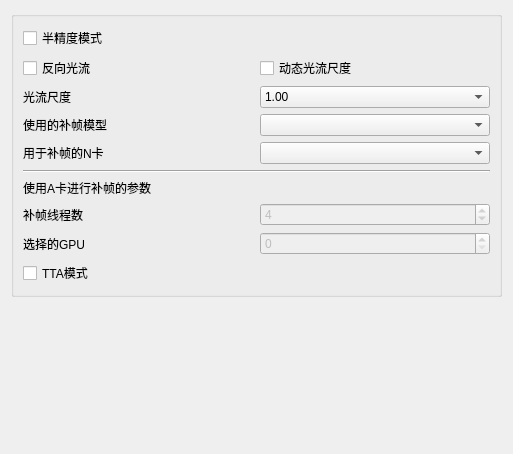
                     <widget class="QWidget" name="RIFESettings">
                      <property name="geometry">
                       <rect>
                        <x>0</x>
                        <y>0</y>
                        <width>513</width>
                        <height>454</height>
                       </rect>
                      </property>
                      <attribute name="label">
                       <string>补帧设置</string>
                      </attribute>
                      <layout class="QGridLayout" name="gridLayout_30">
                       <item row="0" column="0">
                        <widget class="QGroupBox" name="groupBox_6">
                         <property name="title">
                          <string/>
                         </property>
                         <layout class="QGridLayout" name="gridLayout_31">
                          <item row="0" column="0">
                           <layout class="QGridLayout" name="gridLayout_5">
                            <item row="2" column="1">
                             <widget class="MyComboBox" name="InterpScaleSelector">
                              <property name="currentText">
                               <string>1.00</string>
                              </property>
                              <item>
                               <property name="text">
                                <string>1.00</string>
                               </property>
                              </item>
                              <item>
                               <property name="text">
                                <string>0.25</string>
                               </property>
                              </item>
                              <item>
                               <property name="text">
                                <string>0.50</string>
                               </property>
                              </item>
                              <item>
                               <property name="text">
                                <string>2.00</string>
                               </property>
                              </item>
                              <item>
                               <property name="text">
                                <string>4.00</string>
                               </property>
                              </item>
                             </widget>
                            </item>
                            <item row="4" column="0">
                             <widget class="QLabel" name="label_32">
                              <property name="text">
                               <string>用于补帧的N卡</string>
                              </property>
                             </widget>
                            </item>
                            <item row="0" column="1">
                             <layout class="QHBoxLayout" name="horizontalLayout_20"/>
                            </item>
                            <item row="3" column="1">
                             <widget class="MyComboBox" name="ModuleSelector">
                              <property name="toolTip">
                               <string>&lt;html&gt;&lt;head/&gt;&lt;body&gt;&lt;p&gt;&lt;br/&gt;&lt;/p&gt;&lt;/body&gt;&lt;/html&gt;</string>
                              </property>
                             </widget>
                            </item>
                            <item row="3" column="0">
                             <widget class="QLabel" name="label_31">
                              <property name="toolTip">
                               <string>&lt;html&gt;&lt;head/&gt;&lt;body&gt;&lt;p&gt;可以自己定制哦~&lt;/p&gt;&lt;/body&gt;&lt;/html&gt;</string>
                              </property>
                              <property name="text">
                               <string>使用的补帧模型</string>
                              </property>
                              <property name="alignment">
                               <set>Qt::AlignLeading|Qt::AlignLeft|Qt::AlignVCenter</set>
                              </property>
                             </widget>
                            </item>
                            <item row="4" column="1">
                             <widget class="MyComboBox" name="DiscreteCardSelector"/>
                            </item>
                            <item row="2" column="0">
                             <widget class="QLabel" name="InterpScaleReminder">
                              <property name="toolTip">
                               <string>&lt;html&gt;&lt;head/&gt;&lt;body&gt;&lt;p&gt;&lt;span style=&quot; font-weight:600;&quot;&gt;不是越大或者越小越好&lt;/span&gt;&lt;/p&gt;&lt;p&gt;分辨率720p以下视频推荐&lt;span style=&quot; font-weight:600;&quot;&gt;1~2&lt;/span&gt;&lt;/p&gt;&lt;p&gt;分辨率4K及以上视频推荐&lt;span style=&quot; font-weight:600;&quot;&gt;0.25~0.5&lt;/span&gt;&lt;/p&gt;&lt;p&gt;&lt;span style=&quot; font-weight:600;&quot;&gt;其余推荐1.0&lt;/span&gt;&lt;/p&gt;&lt;/body&gt;&lt;/html&gt;</string>
                              </property>
                              <property name="text">
                               <string>光流尺度</string>
                              </property>
                              <property name="alignment">
                               <set>Qt::AlignLeading|Qt::AlignLeft|Qt::AlignVCenter</set>
                              </property>
                             </widget>
                            </item>
                            <item row="0" column="0">
                             <widget class="QCheckBox" name="FP16Checker">
                              <property name="acceptDrops">
                               <bool>true</bool>
                              </property>
                              <property name="toolTip">
                               <string>&lt;html&gt;&lt;head/&gt;&lt;body&gt;&lt;p&gt;处理高分辨率视频时，勾选此项可能会导致画面抖动&lt;/p&gt;&lt;/body&gt;&lt;/html&gt;</string>
                              </property>
                              <property name="text">
                               <string>半精度模式</string>
                              </property>
                             </widget>
                            </item>
                            <item row="1" column="0">
                             <widget class="QCheckBox" name="ReverseChecker">
                              <property name="toolTip">
                               <string>&lt;html&gt;&lt;head/&gt;&lt;body&gt;&lt;p&gt;将前一张图片作为补帧的参考，即，&lt;span style=&quot; font-weight:600;&quot;&gt;从后向前补&lt;/span&gt;。&lt;/p&gt;&lt;p&gt;会比正向光流更流畅，但会严重影响3D动画补帧的高速运动的画面质量&lt;/p&gt;&lt;/body&gt;&lt;/html&gt;</string>
                              </property>
                              <property name="text">
                               <string>反向光流</string>
                              </property>
                             </widget>
                            </item>
                            <item row="1" column="1">
                             <widget class="QCheckBox" name="AutoInterpScaleChecker">
                              <property name="text">
                               <string>动态光流尺度</string>
                              </property>
                             </widget>
                            </item>
                           </layout>
                          </item>
                          <item row="2" column="0">
                           <widget class="QLabel" name="AMDSettingsLabel">
                            <property name="text">
                             <string>使用A卡进行补帧的参数</string>
                            </property>
                           </widget>
                          </item>
                          <item row="1" column="0">
                           <widget class="Line" name="line_6">
                            <property name="orientation">
                             <enum>Qt::Horizontal</enum>
                            </property>
                           </widget>
                          </item>
                          <item row="3" column="0">
                           <layout class="QGridLayout" name="gridLayout_11">
                            <item row="3" column="0">
                             <widget class="QCheckBox" name="TtaModeChecker">
                              <property name="text">
                               <string>TTA模式</string>
                              </property>
                             </widget>
                            </item>
                            <item row="0" column="1">
                             <widget class="MySpinBox" name="ncnnInterpThreadCnt">
                              <property name="enabled">
                               <bool>false</bool>
                              </property>
                              <property name="sizePolicy">
                               <sizepolicy hsizetype="MinimumExpanding" vsizetype="Fixed">
                                <horstretch>0</horstretch>
                                <verstretch>0</verstretch>
                               </sizepolicy>
                              </property>
                              <property name="value">
                               <number>4</number>
                              </property>
                             </widget>
                            </item>
                            <item row="0" column="0">
                             <widget class="QLabel" name="label_34">
                              <property name="sizePolicy">
                               <sizepolicy hsizetype="MinimumExpanding" vsizetype="Preferred">
                                <horstretch>0</horstretch>
                                <verstretch>0</verstretch>
                               </sizepolicy>
                              </property>
                              <property name="text">
                               <string>补帧线程数</string>
                              </property>
                             </widget>
                            </item>
                            <item row="1" column="0">
                             <widget class="QLabel" name="label_35">
                              <property name="sizePolicy">
                               <sizepolicy hsizetype="MinimumExpanding" vsizetype="Preferred">
                                <horstretch>0</horstretch>
                                <verstretch>0</verstretch>
                               </sizepolicy>
                              </property>
                              <property name="text">
                               <string>选择的GPU</string>
                              </property>
                             </widget>
                            </item>
                            <item row="1" column="1">
                             <widget class="MySpinBox" name="ncnnSelectGPU">
                              <property name="enabled">
                               <bool>false</bool>
                              </property>
                              <property name="sizePolicy">
                               <sizepolicy hsizetype="MinimumExpanding" vsizetype="Fixed">
                                <horstretch>0</horstretch>
                                <verstretch>0</verstretch>
                               </sizepolicy>
                              </property>
                              <property name="value">
                               <number>0</number>
                              </property>
                             </widget>
                            </item>
                           </layout>
                          </item>
                         </layout>
                        </widget>
                       </item>
                       <item row="1" column="0">
                        <spacer name="verticalSpacer_2">
                         <property name="orientation">
                          <enum>Qt::Vertical</enum>
                         </property>
                         <property name="sizeHint" stdset="0">
                          <size>
                           <width>20</width>
                           <height>40</height>
                          </size>
                         </property>
                        </spacer>
                       </item>
                      </layout>
                     </widget>
